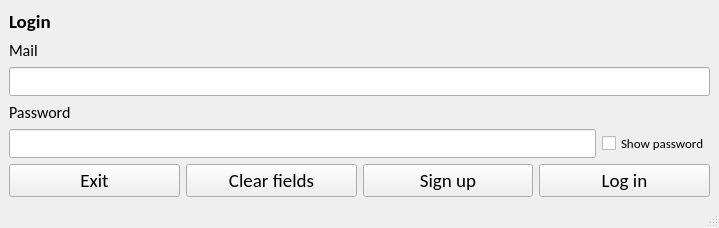
<?xml version="1.0" encoding="UTF-8"?>
<ui version="4.0">
 <class>log_window</class>
 <widget class="QMainWindow" name="log_window">
  <property name="geometry">
   <rect>
    <x>0</x>
    <y>0</y>
    <width>719</width>
    <height>212</height>
   </rect>
  </property>
  <property name="windowTitle">
   <string>Login window</string>
  </property>
  <widget class="QWidget" name="centralwidget">
   <layout class="QVBoxLayout" name="verticalLayout">
    <item>
     <widget class="QLabel" name="main_label">
      <property name="font">
       <font>
        <family>Calibri</family>
        <pointsize>14</pointsize>
        <weight>75</weight>
        <bold>true</bold>
       </font>
      </property>
      <property name="locale">
       <locale language="English" country="UnitedStates"/>
      </property>
      <property name="text">
       <string>Login</string>
      </property>
      <property name="scaledContents">
       <bool>false</bool>
      </property>
      <property name="alignment">
       <set>Qt::AlignLeading|Qt::AlignLeft|Qt::AlignVCenter</set>
      </property>
     </widget>
    </item>
    <item>
     <widget class="QLabel" name="mail_label">
      <property name="font">
       <font>
        <family>Calibri</family>
        <pointsize>12</pointsize>
        <weight>50</weight>
        <bold>false</bold>
       </font>
      </property>
      <property name="locale">
       <locale language="English" country="UnitedStates"/>
      </property>
      <property name="text">
       <string>Mail</string>
      </property>
      <property name="scaledContents">
       <bool>false</bool>
      </property>
     </widget>
    </item>
    <item>
     <widget class="QLineEdit" name="mail_line_edit">
      <property name="font">
       <font>
        <family>Calibri</family>
        <pointsize>12</pointsize>
       </font>
      </property>
      <property name="contextMenuPolicy">
       <enum>Qt::DefaultContextMenu</enum>
      </property>
      <property name="toolTip">
       <string>&lt;html&gt;&lt;head/&gt;&lt;body&gt;&lt;p&gt;&lt;span style=&quot; font-size:10pt;&quot;&gt;Enter your mail&lt;/span&gt;&lt;/p&gt;&lt;/body&gt;&lt;/html&gt;</string>
      </property>
      <property name="locale">
       <locale language="English" country="UnitedStates"/>
      </property>
     </widget>
    </item>
    <item>
     <widget class="QLabel" name="password_label">
      <property name="font">
       <font>
        <family>Calibri</family>
        <pointsize>12</pointsize>
        <weight>50</weight>
        <bold>false</bold>
       </font>
      </property>
      <property name="locale">
       <locale language="English" country="UnitedStates"/>
      </property>
      <property name="text">
       <string>Password</string>
      </property>
      <property name="scaledContents">
       <bool>false</bool>
      </property>
     </widget>
    </item>
    <item>
        <layout class="QHBoxLayout" name="horizontalLayout">
            <item>
                <widget class="QLineEdit" name="password_line_edit">
                    <property name="font">
                        <font>
                            <family>Calibri</family>
                            <pointsize>12</pointsize>
                        </font>
                    </property>
                    <property name="toolTip">
                        <string>&lt;html&gt;&lt;head/&gt;&lt;body&gt;&lt;p&gt;&lt;span style=&quot; font-size:10pt;&quot;&gt;Enter
                            your password&lt;/span&gt;&lt;/p&gt;&lt;/body&gt;&lt;/html&gt;
                        </string>
                    </property>
                    <property name="locale">
                        <locale language="English" country="UnitedStates"/>
                    </property>
                    <property name="echoMode">
                        <enum>QLineEdit::Password</enum>
                    </property>
                </widget>
            </item>
            <item>
                <widget class="QCheckBox" name="visible_password_check_box">
                    <property name="font">
                        <font>
                            <family>Calibri</family>
                            <pointsize>10</pointsize>
                        </font>
                    </property>
                    <property name="text">
                        <string>Show password</string>
                    </property>
                </widget>
            </item>
        </layout>
    </item>
    <item>
     <layout class="QHBoxLayout" name="horizontalLayout_2">
      <item>
       <widget class="QPushButton" name="exit_button">
        <property name="font">
         <font>
          <family>Calibri</family>
          <pointsize>14</pointsize>
          <weight>50</weight>
          <bold>false</bold>
         </font>
        </property>
        <property name="focusPolicy">
         <enum>Qt::StrongFocus</enum>
        </property>
        <property name="acceptDrops">
         <bool>false</bool>
        </property>
        <property name="toolTip">
         <string>&lt;html&gt;&lt;head/&gt;&lt;body&gt;&lt;p&gt;&lt;span style=&quot; font-size:10pt;&quot;&gt;Click the button to exit the application&lt;/span&gt;&lt;/p&gt;&lt;/body&gt;&lt;/html&gt;</string>
        </property>
        <property name="toolTipDuration">
         <number>-1</number>
        </property>
        <property name="locale">
         <locale language="English" country="UnitedStates"/>
        </property>
        <property name="text">
         <string>Exit</string>
        </property>
       </widget>
      </item>
      <item>
       <widget class="QPushButton" name="clear_button">
        <property name="font">
         <font>
          <family>Calibri</family>
          <pointsize>14</pointsize>
          <weight>50</weight>
          <bold>false</bold>
         </font>
        </property>
        <property name="focusPolicy">
         <enum>Qt::StrongFocus</enum>
        </property>
        <property name="acceptDrops">
         <bool>false</bool>
        </property>
        <property name="toolTip">
         <string>&lt;html&gt;&lt;head/&gt;&lt;body&gt;&lt;p&gt;&lt;span style=&quot; font-size:10pt;&quot;&gt;Click on the button to clear all fields&lt;/span&gt;&lt;/p&gt;&lt;/body&gt;&lt;/html&gt;</string>
        </property>
        <property name="toolTipDuration">
         <number>-1</number>
        </property>
        <property name="locale">
         <locale language="English" country="UnitedStates"/>
        </property>
        <property name="text">
         <string>Clear fields</string>
        </property>
       </widget>
      </item>
      <item>
       <widget class="QPushButton" name="reg_button">
        <property name="font">
         <font>
          <family>Calibri</family>
          <pointsize>14</pointsize>
          <weight>50</weight>
          <bold>false</bold>
         </font>
        </property>
        <property name="focusPolicy">
         <enum>Qt::StrongFocus</enum>
        </property>
        <property name="acceptDrops">
         <bool>false</bool>
        </property>
        <property name="toolTip">
         <string>&lt;html&gt;&lt;head/&gt;&lt;body&gt;&lt;p&gt;&lt;span style=&quot; font-size:10pt;&quot;&gt;Click on the button to go to the registration window&lt;/span&gt;&lt;/p&gt;&lt;/body&gt;&lt;/html&gt;</string>
        </property>
        <property name="toolTipDuration">
         <number>-1</number>
        </property>
        <property name="locale">
         <locale language="English" country="UnitedStates"/>
        </property>
        <property name="text">
         <string>Sign up</string>
        </property>
       </widget>
      </item>
      <item>
       <widget class="QPushButton" name="log_in_button">
        <property name="font">
         <font>
          <family>Calibri</family>
          <pointsize>14</pointsize>
          <weight>50</weight>
          <bold>false</bold>
         </font>
        </property>
        <property name="focusPolicy">
         <enum>Qt::StrongFocus</enum>
        </property>
        <property name="acceptDrops">
         <bool>false</bool>
        </property>
        <property name="toolTip">
         <string>&lt;html&gt;&lt;head/&gt;&lt;body&gt;&lt;p&gt;&lt;span style=&quot; font-size:10pt;&quot;&gt;Click on the button to login to your account&lt;/span&gt;&lt;/p&gt;&lt;/body&gt;&lt;/html&gt;</string>
        </property>
        <property name="toolTipDuration">
         <number>-1</number>
        </property>
        <property name="locale">
         <locale language="English" country="UnitedStates"/>
        </property>
        <property name="text">
         <string>Log in</string>
        </property>
       </widget>
      </item>
     </layout>
    </item>
   </layout>
  </widget>
  <widget class="QStatusBar" name="statusbar"/>
 </widget>
 <resources/>
 <connections/>
</ui>
